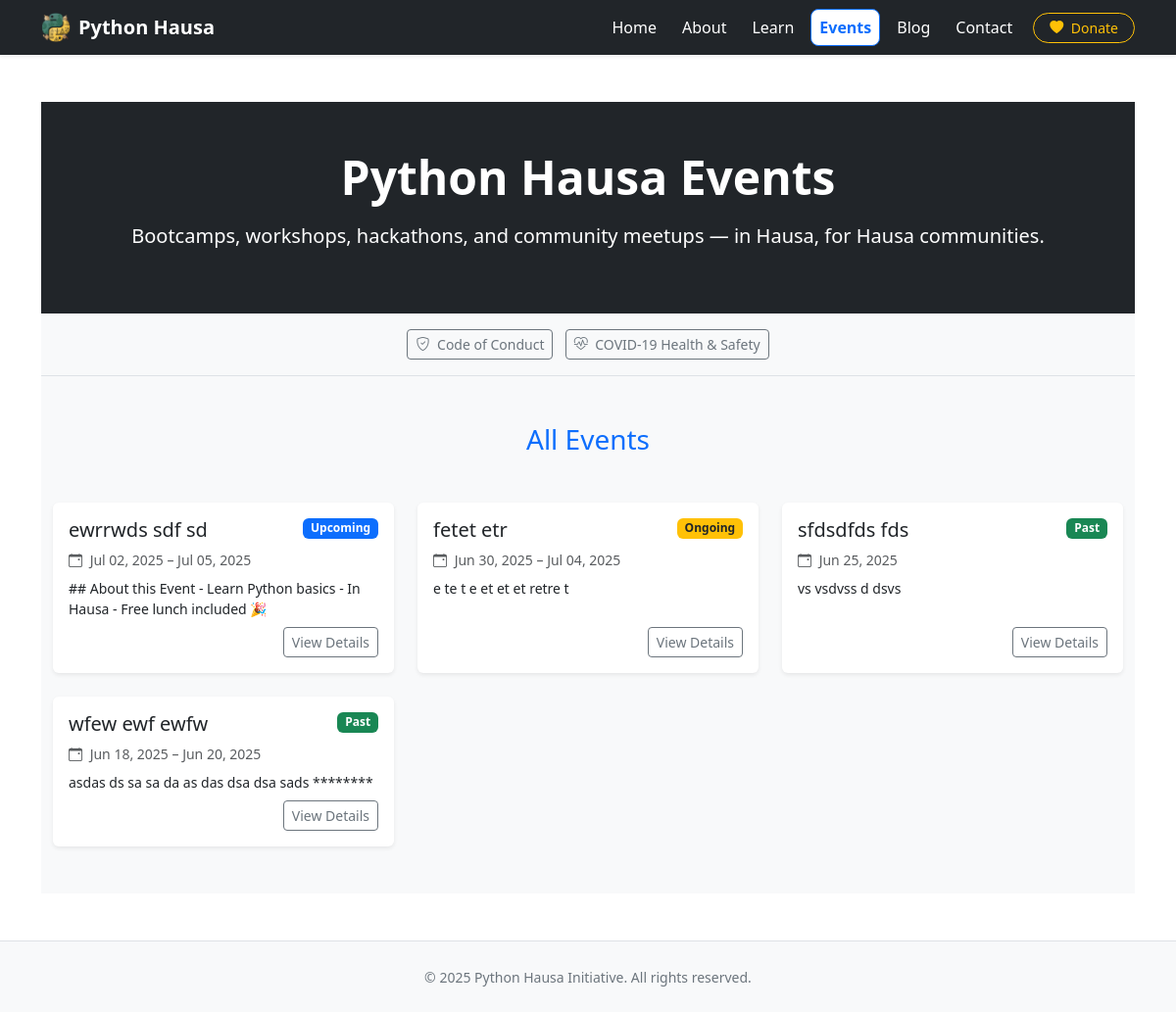
The app's page /events with its own data.
### app/models.py (models this page shows, shortened)
class Event(db.Model):
    id = db.Column(db.Integer, primary_key=True)
    title = db.Column(db.String(150), nullable=False)
    start_date = db.Column(db.Date, nullable=False)
    end_date = db.Column(db.Date, nullable=False)
    description = db.Column(db.Text, nullable=False)
    created_at = db.Column(db.DateTime, default=datetime.utcnow)
    @property
    def status(self):
        today = date.today()
        if today < self.start_date:
            return 'upcoming'
        elif self.start_date <= today <= self.end_date:
            return 'ongoing'
        else:
            return 'past'

### app/routes/main.py (the view)
@main_bp.route("/events")
def events():
    from app.models import Event
    page = int(request.args.get("page", 1))
    per_page = 10
    all_events = Event.query.order_by(Event.start_date.desc()).all()
    active_events = [e for e in all_events if e.status != 'past']
    past_events = [e for e in all_events if e.status == 'past']
    sorted_events = active_events + past_events
    total_pages = ceil(len(sorted_events) / per_page)
    paginated = sorted_events[(page - 1) * per_page : page * per_page]
    return render_template("events.html", events=paginated, page=page, total_pages=total_pages)

### app/templates/events.html (shortened to what this page needs)
{% extends "base.html" %}
{% block content %}
<section class="py-5 text-center bg-dark text-white">
  <div class="container">
    <h1 class="display-5 fw-bold">Python Hausa Events</h1>
    <p class="lead mt-3">Bootcamps, workshops, hackathons, and community meetups — in Hausa, for Hausa communities.</p>
  </div>
</section>
<section class="bg-light py-3 border-bottom">
  <div class="container text-center">
    <a href="/conduct" class="btn btn-sm btn-outline-secondary me-2">
      <i class="bi bi-shield-check me-1"></i> Code of Conduct
    </a>
    <a href="/health" class="btn btn-sm btn-outline-secondary">
      <i class="bi bi-heart-pulse me-1"></i> COVID-19 Health & Safety
    </a>
  </div>
</section>
<section class="py-5 bg-light">
  <div class="container">
    <h3 class="text-center mb-5 text-primary">All Events</h3>
    <div class="row g-4">
      {% for event in events %}
      <div class="col-md-6 col-lg-4">
        <div class="card shadow-sm border-0 h-100">
          <div class="card-body d-flex flex-column">
            <div class="mb-2">
              <div class="d-flex justify-content-between align-items-start mb-2">
                <h5 class="card-title mb-0">{{ event.title }}</h5>
                {% if event.status == 'upcoming' %}
                  <span class="badge bg-primary">Upcoming</span>
                {% elif event.status == 'ongoing' %}
                  <span class="badge bg-warning text-dark">Ongoing</span>
                {% else %}
                  <span class="badge bg-success">Past</span>
                {% endif %}
              </div>
              <p class="text-muted small mb-2">
                <i class="bi bi-calendar-event me-1"></i>
                {{ event.start_date.strftime('%b %d, %Y') }}
                {% if event.end_date != event.start_date %}
                  – {{ event.end_date.strftime('%b %d, %Y') }}
                {% endif %}
              </p>
              <p class="card-text small">
                {{ event.description[:120] }}{% if event.description|length > 120 %}...{% endif %}
              </p>
            </div>
            <div class="mt-auto text-end">
              <a href="{{ url_for('main.event_detail', event_id=event.id) }}" class="btn btn-sm btn-outline-secondary">
                View Details
              </a>
            </div>
          </div>
        </div>
      </div>
      {% else %}
      <div class="col-12 text-center">
        <p class="text-muted">No events available at this time.</p>
      </div>
      {% endfor %}
    </div>
  </div>
</section>
{% endblock %}

### records on screen
Event: title "ewrrwds sdf sd", shows "Upcoming", start_date "Jul 02, 2025", end_date "Jul 05, 2025", description "## About this Event - Learn Python basics - In Hausa - Free lunch included 🎉"
Event: title "fetet etr", shows "Ongoing", start_date "Jun 30, 2025", end_date "Jul 04, 2025", description "e te t e et et et retre t"
Event: title "sfdsdfds fds", end_date "Past", start_date "Jun 25, 2025", description "vs vsdvss d dsvs"
Event: title "wfew ewf ewfw", shows "Past", start_date "Jun 18, 2025", end_date "Jun 20, 2025", description "asdas ds sa sa da as das dsa dsa sads ********"
